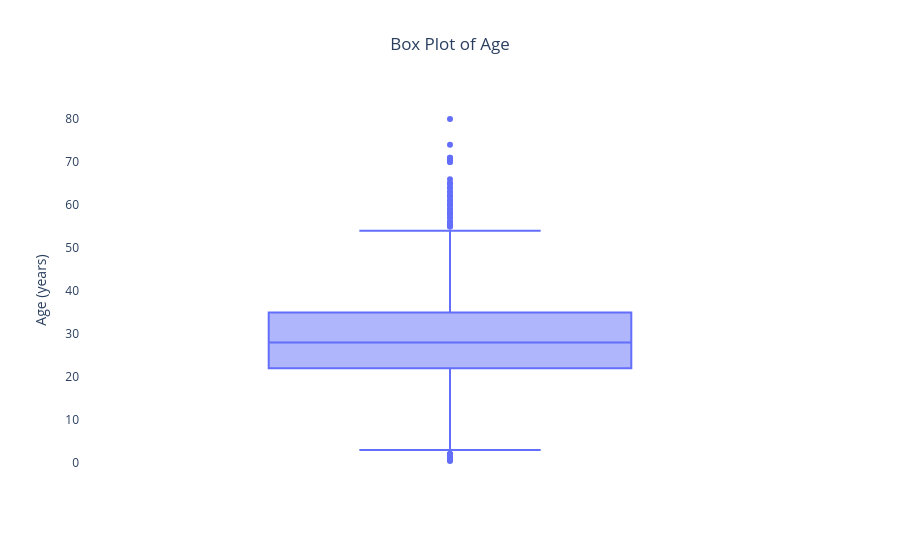

Notebook source saved alongside this figure:
### Code cell
import plotly.express as px

# Create box plot -

# It shows:
# Median (center line)
# Quartiles (box edges)
# Minimum & Maximum (excluding outliers) (whiskers)
# Outliers (dots beyond whiskers)

fig = px.box(
    train_df,
    y="Age",
    title="Box Plot of Age"
)

# Customize layout
fig.update_layout(
    yaxis_title="Age (years)",
    legend_title_text = "",
    plot_bgcolor = "white",
    title_x=0.5,         # Center align title

)

fig.show()

# Use a boxplot when you want a quick, clean summary of your numeric data’s distribution, especially compared across groups, and to detect outliers.

### Figure 1 — Plotly figure (JSON) as saved in the notebook; plotly's stock layout.template omitted (floating-point values rounded to 4 significant figures; data arrays with more than 128 entries replaced by an {"elided": "..."} marker saying what was removed)
{"data": [{"alignmentgroup": "True", "hovertemplate": "Age=%{y}<extra></extra>", "legendgroup": "", "marker": {"color": "#636efa"}, "name": "", "notched": false, "offsetgroup": "", "orientation": "v", "showlegend": false, "type": "box", "x0": " ", "xaxis": "x", "y": {"elided": "891 float values"}, "y0": " ", "yaxis": "y"}], "layout": {"boxmode": "group", "legend": {"title": {"text": ""}, "tracegroupgap": 0}, "plot_bgcolor": "white", "title": {"text": "Box Plot of Age", "x": 0.5}, "xaxis": {"anchor": "y", "domain": [0, 1]}, "yaxis": {"anchor": "x", "domain": [0, 1], "title": {"text": "Age (years)"}}}}
